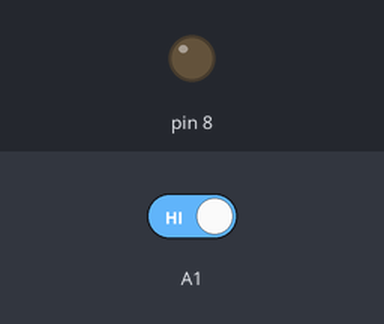
The sketch below on a simulated Arduino Uno, built with avr-gcc and run on an emulated ATmega328P. Shown: output pins drawn as LEDs (lit = HIGH). The test bench sets the inputs (shaded band); at power-on: A1 HIGH.

Above: at 1.2 s.
1.3 s: A1 driven LOW
At 2.4 s:
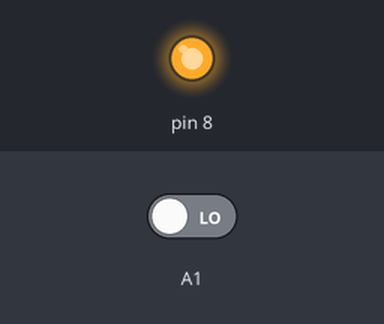
2.8 s: A1 driven HIGH
At 3.5 s:
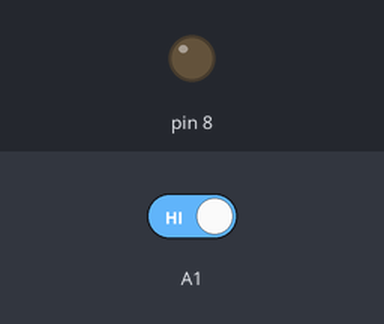
Timing chart, 0 to 5.8 s (numbered marks = the images above; inputs shaded):
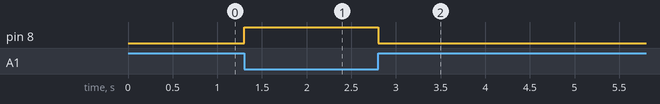

The sketch:

laser_module.ino
```cpp
void setup() {
  // put your setup code here, to run once:
  pinMode(A0,INPUT);
  pinMode(8,OUTPUT);
  pinMode(A1,INPUT);
}

void loop() {
  // put your main code here, to run repeatedly
    if (digitalRead(A1)==LOW){
    digitalWrite(8,HIGH);
  }

  else{
    digitalWrite(8,LOW);
  }

}
```

Measured:
- after the input at 1.3 s, pin 8: LOW → HIGH at once
- after the input at 2.8 s, pin 8: HIGH → LOW at once
